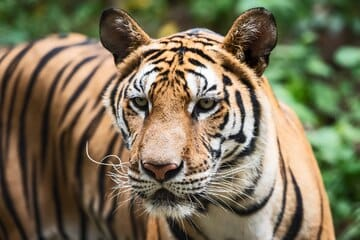
#> input picture pertemuan 5/macan.jpg, 360 x 240 px
$ python 'main5 2.py'
#> lines starting #> are read from the running program, lines starting #| are printed output that depends on the picture; after the words box and inside, x2 and y2 are one past the last pixel; in counts of white or black regions, pixels touching at a corner belong together
import cv2

#membaca gambar dalam grayscale
image = cv2.imread('macan.jpg', 0)
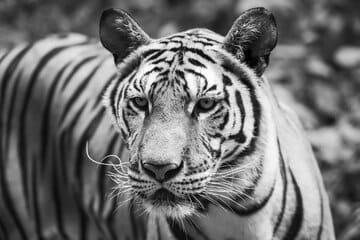
#> image: shape (240, 360); min 0, max 255, mean 111.8

#menarapkan adaptive thresholding
adaptive_thresh = cv2.adaptiveThreshold(image, 225, cv2.ADAPTIVE_THRESH_GAUSSIAN_C,
cv2.THRESH_BINARY, 11, 2)
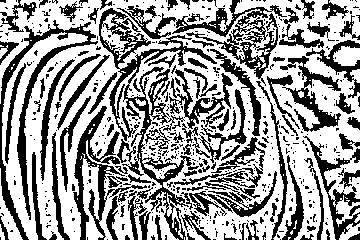
#> adaptive_thresh: shape (240, 360); values 0 (black) and 225 (white), 61.2% white; 550 black regions (444 under 20 px), largest, box (x1, y1, x2, y2) and area: (99, 8, 217, 240) 4618, (0, 20, 98, 240) 2749, (117, 0, 287, 86) 2717

#menampilkan hasil
cv2.imshow('Adaptive Thresholding', adaptive_thresh)
cv2.waitKey(0)
cv2.destroyAllWindows()
